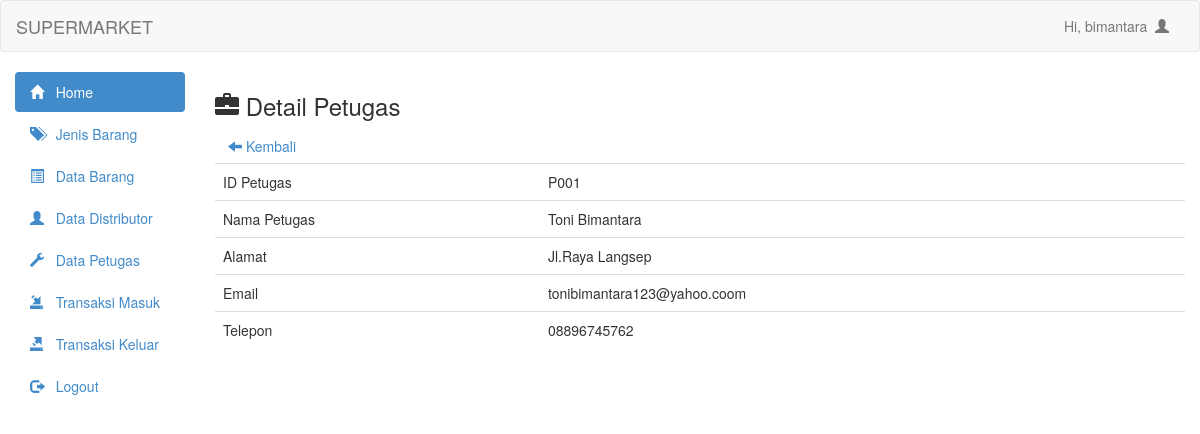
Screenshot of /admin/petugas_detail.php?id_petugas=P001 (signed in) with the database file from the repository.
### tables this page shows
CREATE TABLE `tblpetugas` (
  `id_petugas` varchar(10) NOT NULL,
  `nama_petugas` varchar(100) NOT NULL,
  `alamat` text NOT NULL,
  `email` varchar(100) NOT NULL,
  `telepon` varchar(15) NOT NULL,
  `password` varchar(100) NOT NULL
);

### admin/petugas_detail.php (the view)
<?php
    include 'header.php';
    include 'config.php';
?>
<h3><span class="glyphicon glyphicon-briefcase"></span> Detail Petugas</h3>
<a class="btn" href="petugas_data.php"><span class="glyphicon glyphicon-arrow-left"></span> Kembali</a>
<?php
    $id_petugas = mysqli_real_escape_string($connect, $_GET['id_petugas']);
    $det = mysqli_query($connect, "select * from tblpetugas where id_petugas='$id_petugas'") or die(mysqli_connect_error());
    while ($d = mysqli_fetch_array($det)) {
?>
<table class="table">
    <tr>
        <td>ID Petugas</td>
        <td><?php echo $d['id_petugas'] ?></td>
    </tr>
    <tr>
        <td>Nama Petugas</td>
        <td><?php echo $d['nama_petugas'] ?></td>
    </tr>
    <tr>
        <td>Alamat</td>
        <td><?php echo $d['alamat'] ?></td>
    </tr>
    <tr>
        <td>Email</td>
        <td><?php echo $d['email'] ?></td>
    </tr>
    <tr>
        <td>Telepon</td>
        <td><?php echo $d['telepon'] ?></td>
    </tr>
</table>
<?php
}
?>

### rows the page displays
tblpetugas: id_petugas "P001", nama_petugas "Toni Bimantara", alamat "Jl.Raya Langsep", email "tonibimantara123@yahoo.coom", telepon "08896745762"

### other values shown
$_SESSION['user'] "bimantara"
